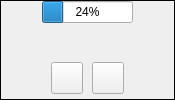
<?xml version="1.0" encoding="UTF-8"?>
<ui version="4.0">
 <class>AssetFaceWidget</class>
 <widget class="QWidget" name="AssetFaceWidget">
  <property name="geometry">
   <rect>
    <x>0</x>
    <y>0</y>
    <width>175</width>
    <height>100</height>
   </rect>
  </property>
  <property name="sizePolicy">
   <sizepolicy hsizetype="Expanding" vsizetype="Preferred">
    <horstretch>0</horstretch>
    <verstretch>0</verstretch>
   </sizepolicy>
  </property>
  <property name="minimumSize">
   <size>
    <width>0</width>
    <height>0</height>
   </size>
  </property>
  <property name="maximumSize">
   <size>
    <width>16777215</width>
    <height>16777215</height>
   </size>
  </property>
  <property name="windowTitle">
   <string>Form</string>
  </property>
  <property name="styleSheet">
   <string notr="true"/>
  </property>
  <layout class="QGridLayout" name="gridLayout_2">
   <property name="leftMargin">
    <number>0</number>
   </property>
   <property name="topMargin">
    <number>0</number>
   </property>
   <property name="rightMargin">
    <number>0</number>
   </property>
   <property name="bottomMargin">
    <number>0</number>
   </property>
   <property name="horizontalSpacing">
    <number>0</number>
   </property>
   <item row="0" column="0">
    <widget class="QFrame" name="m_MainFrame">
     <property name="frameShape">
      <enum>QFrame::Box</enum>
     </property>
     <property name="frameShadow">
      <enum>QFrame::Plain</enum>
     </property>
     <layout class="QHBoxLayout" name="horizontalLayout_3">
      <property name="spacing">
       <number>0</number>
      </property>
      <property name="leftMargin">
       <number>0</number>
      </property>
      <property name="topMargin">
       <number>0</number>
      </property>
      <property name="rightMargin">
       <number>0</number>
      </property>
      <property name="bottomMargin">
       <number>0</number>
      </property>
      <item>
       <widget class="AvatarBar" name="m_LeftAvatarBar" native="true"/>
      </item>
      <item>
       <spacer name="m_LeftSpacer">
        <property name="orientation">
         <enum>Qt::Horizontal</enum>
        </property>
        <property name="sizeHint" stdset="0">
         <size>
          <width>40</width>
          <height>20</height>
         </size>
        </property>
       </spacer>
      </item>
      <item>
       <layout class="QVBoxLayout" name="verticalLayout">
        <property name="spacing">
         <number>0</number>
        </property>
        <item>
         <widget class="QProgressBar" name="m_XferProgressBar">
          <property name="value">
           <number>24</number>
          </property>
         </widget>
        </item>
        <item>
         <widget class="VxLabel" name="m_FaceLabel">
          <property name="sizePolicy">
           <sizepolicy hsizetype="Expanding" vsizetype="Preferred">
            <horstretch>0</horstretch>
            <verstretch>0</verstretch>
           </sizepolicy>
          </property>
          <property name="text">
           <string notr="true"/>
          </property>
          <property name="alignment">
           <set>Qt::AlignCenter</set>
          </property>
         </widget>
        </item>
        <item>
         <widget class="QFrame" name="m_TagFrame">
          <property name="sizePolicy">
           <sizepolicy hsizetype="Preferred" vsizetype="Fixed">
            <horstretch>0</horstretch>
            <verstretch>0</verstretch>
           </sizepolicy>
          </property>
          <property name="minimumSize">
           <size>
            <width>0</width>
            <height>16</height>
           </size>
          </property>
          <property name="maximumSize">
           <size>
            <width>16777215</width>
            <height>16</height>
           </size>
          </property>
          <property name="frameShape">
           <enum>QFrame::NoFrame</enum>
          </property>
          <property name="frameShadow">
           <enum>QFrame::Raised</enum>
          </property>
          <layout class="QHBoxLayout" name="horizontalLayout">
           <property name="spacing">
            <number>0</number>
           </property>
           <property name="leftMargin">
            <number>0</number>
           </property>
           <property name="topMargin">
            <number>0</number>
           </property>
           <property name="rightMargin">
            <number>0</number>
           </property>
           <property name="bottomMargin">
            <number>0</number>
           </property>
           <item>
            <widget class="QLabel" name="m_TagTextLabel">
             <property name="text">
              <string/>
             </property>
            </widget>
           </item>
          </layout>
         </widget>
        </item>
        <item>
         <widget class="QFrame" name="m_ButtonFrame">
          <property name="sizePolicy">
           <sizepolicy hsizetype="Preferred" vsizetype="Fixed">
            <horstretch>0</horstretch>
            <verstretch>0</verstretch>
           </sizepolicy>
          </property>
          <property name="minimumSize">
           <size>
            <width>0</width>
            <height>42</height>
           </size>
          </property>
          <property name="maximumSize">
           <size>
            <width>16777215</width>
            <height>42</height>
           </size>
          </property>
          <property name="frameShape">
           <enum>QFrame::NoFrame</enum>
          </property>
          <property name="frameShadow">
           <enum>QFrame::Raised</enum>
          </property>
          <layout class="QHBoxLayout" name="horizontalLayout_2">
           <property name="spacing">
            <number>5</number>
           </property>
           <property name="leftMargin">
            <number>5</number>
           </property>
           <property name="topMargin">
            <number>5</number>
           </property>
           <property name="rightMargin">
            <number>5</number>
           </property>
           <property name="bottomMargin">
            <number>5</number>
           </property>
           <item>
            <widget class="VxPushButton" name="m_SendButton">
             <property name="sizePolicy">
              <sizepolicy hsizetype="Fixed" vsizetype="Fixed">
               <horstretch>0</horstretch>
               <verstretch>0</verstretch>
              </sizepolicy>
             </property>
             <property name="minimumSize">
              <size>
               <width>32</width>
               <height>32</height>
              </size>
             </property>
             <property name="maximumSize">
              <size>
               <width>32</width>
               <height>32</height>
              </size>
             </property>
             <property name="text">
              <string/>
             </property>
             <property name="iconSize">
              <size>
               <width>32</width>
               <height>32</height>
              </size>
             </property>
            </widget>
           </item>
           <item>
            <widget class="VxPushButton" name="m_ShredButton">
             <property name="sizePolicy">
              <sizepolicy hsizetype="Fixed" vsizetype="Fixed">
               <horstretch>0</horstretch>
               <verstretch>0</verstretch>
              </sizepolicy>
             </property>
             <property name="minimumSize">
              <size>
               <width>32</width>
               <height>32</height>
              </size>
             </property>
             <property name="maximumSize">
              <size>
               <width>32</width>
               <height>32</height>
              </size>
             </property>
             <property name="text">
              <string/>
             </property>
             <property name="iconSize">
              <size>
               <width>32</width>
               <height>32</height>
              </size>
             </property>
            </widget>
           </item>
          </layout>
         </widget>
        </item>
       </layout>
      </item>
      <item>
       <spacer name="m_RightSpacer">
        <property name="orientation">
         <enum>Qt::Horizontal</enum>
        </property>
        <property name="sizeHint" stdset="0">
         <size>
          <width>40</width>
          <height>20</height>
         </size>
        </property>
       </spacer>
      </item>
      <item>
       <widget class="AvatarBar" name="m_RightAvatarBar" native="true"/>
      </item>
     </layout>
    </widget>
   </item>
  </layout>
 </widget>
 <customwidgets>
  <customwidget>
   <class>VxPushButton</class>
   <extends>QPushButton</extends>
   <header>VxPushButton.h</header>
  </customwidget>
  <customwidget>
   <class>VxLabel</class>
   <extends>QLabel</extends>
   <header>VxLabel.h</header>
  </customwidget>
  <customwidget>
   <class>AvatarBar</class>
   <extends>QWidget</extends>
   <header>AvatarBar.h</header>
   <container>1</container>
  </customwidget>
 </customwidgets>
 <resources/>
 <connections/>
</ui>
